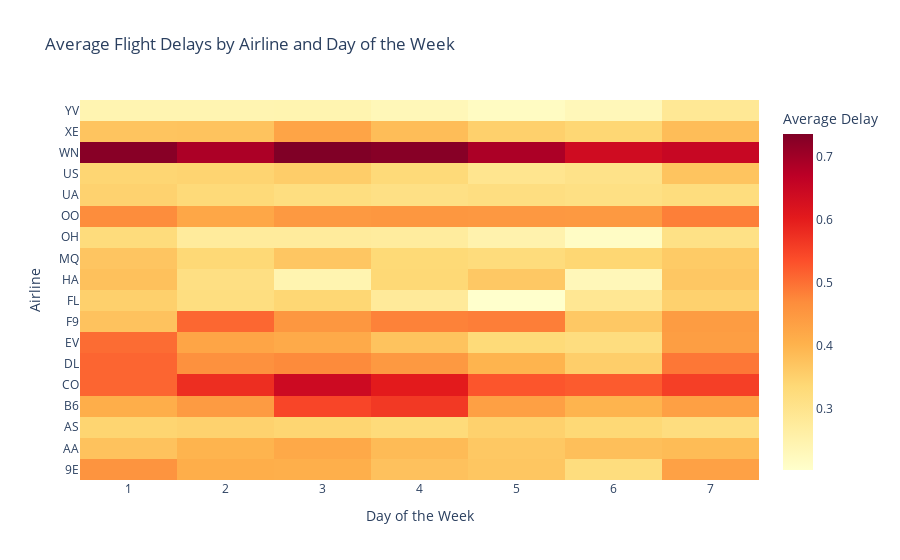

The notebook cell this image was saved under:
### Markdown cell above
Exercise 6: Interactive Heatmap using Flight Data
Objective:

- Create an interactive heatmap using Plotly to visualize flight frequency between different US cities using a flight dataset.

Instructions
- Load a dataset containing flight frequencies between major US cities like this Airlines Dataset to predict a delay.
- Import the necessary components from plotly.
- Use the plotly.graph_objects module to create a heatmap.
- The x-axis should represent departure cities, and the y-axis should represent arrival cities.
- The color intensity of each cell in the heatmap should represent the number of flights.
- Ensure interactivity with hover-over text for each cell showing the exact number of flights.

Expected Learning Outcome:

- Gain skills in creating and interpreting heatmaps, and handling geographical data in Plotly.

### Code cell
Air_df = pd.read_csv('/Users/teitelbaumsair/Desktop/DI_Bootcamp/W5/D3/EXERCISE XP/Airlines.csv')
df = Air_df[['Airline', 'DayOfWeek', 'Delay']].dropna()
heatmap_data = df.pivot_table(index='Airline', columns='DayOfWeek', values='Delay', aggfunc='mean')

heatmap_fig = go.Figure(data=go.Heatmap(
    z=heatmap_data.values,
    x=heatmap_data.columns,
    y=heatmap_data.index,
    colorscale='YlOrRd', 
    colorbar=dict(title='Average Delay')
))

heatmap_fig.update_layout(
    title='Average Flight Delays by Airline and Day of the Week',
    xaxis_title='Day of the Week',
    yaxis_title='Airline',
)

# Show the heatmap
heatmap_fig.show()

### Figure 1 — Plotly figure (JSON) as saved in the notebook; plotly's stock layout.template omitted (floating-point values rounded to 4 significant figures)
{"data": [{"colorbar": {"title": {"text": "Average Delay"}}, "colorscale": [[0, "rgb(255,255,204)"], [0.125, "rgb(255,237,160)"], [0.25, "rgb(254,217,118)"], [0.375, "rgb(254,178,76)"], [0.5, "rgb(253,141,60)"], [0.625, "rgb(252,78,42)"], [0.75, "rgb(227,26,28)"], [0.875, "rgb(189,0,38)"], [1, "rgb(128,0,38)"]], "type": "heatmap", "x": [1, 2, 3, 4, 5, 6, 7], "y": ["9E", "AA", "AS", "B6", "CO", "DL", "EV", "F9", "FL", "HA", "MQ", "OH", "OO", "UA", "US", "WN", "XE", "YV"], "z": [[0.4574, 0.4092, 0.4076, 0.3766, 0.3692, 0.3232, 0.4331], [0.3757, 0.4, 0.4193, 0.3871, 0.3661, 0.3803, 0.3865], [0.3441, 0.3486, 0.3422, 0.3306, 0.3501, 0.3361, 0.3221], [0.4094, 0.4441, 0.5474, 0.5626, 0.4344, 0.3993, 0.4348], [0.5114, 0.5765, 0.6422, 0.6022, 0.5281, 0.5222, 0.5555], [0.5115, 0.4613, 0.4719, 0.4482, 0.3996, 0.3554, 0.4928], [0.5038, 0.4271, 0.4174, 0.3747, 0.3313, 0.3226, 0.4393], [0.375, 0.5094, 0.452, 0.481, 0.4857, 0.3651, 0.4431], [0.3517, 0.3211, 0.3397, 0.2789, 0.2034, 0.2902, 0.3492], [0.3781, 0.3152, 0.2454, 0.3371, 0.365, 0.2326, 0.3668], [0.3699, 0.3365, 0.3681, 0.3346, 0.3266, 0.3405, 0.361], [0.3269, 0.2757, 0.2758, 0.2728, 0.2505, 0.214, 0.3113], [0.4694, 0.4222, 0.4478, 0.4511, 0.449, 0.4482, 0.484], [0.3476, 0.3316, 0.321, 0.3127, 0.3194, 0.3135, 0.3243], [0.3413, 0.3443, 0.3575, 0.3324, 0.2967, 0.307, 0.3726], [0.7261, 0.6875, 0.7353, 0.7272, 0.6874, 0.637, 0.6507], [0.372, 0.3744, 0.4282, 0.384, 0.3522, 0.3403, 0.3847], [0.244, 0.2449, 0.2455, 0.2338, 0.2185, 0.2325, 0.288]]}], "layout": {"title": {"text": "Average Flight Delays by Airline and Day of the Week"}, "xaxis": {"title": {"text": "Day of the Week"}}, "yaxis": {"title": {"text": "Airline"}}}}
